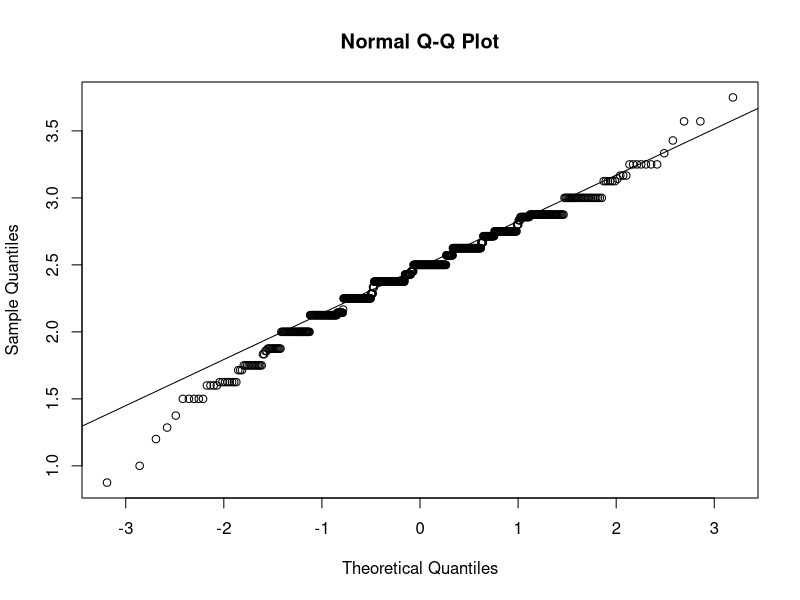
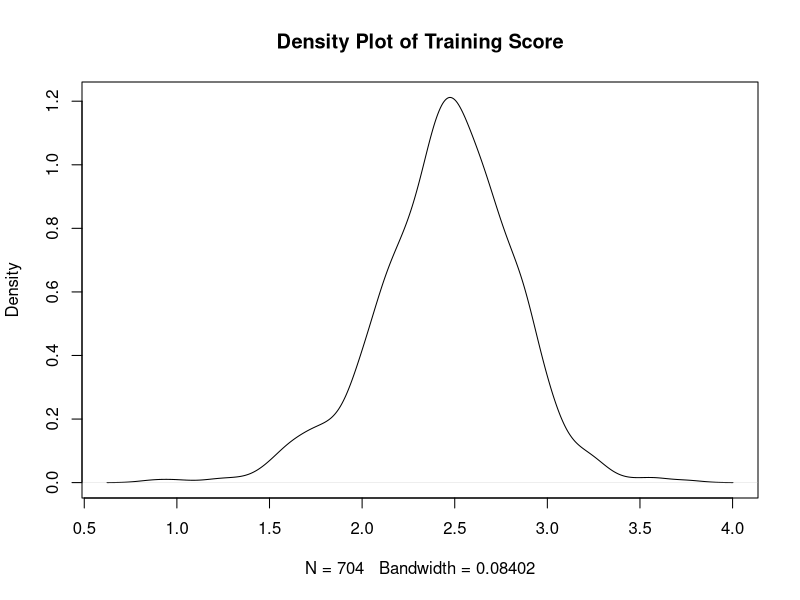
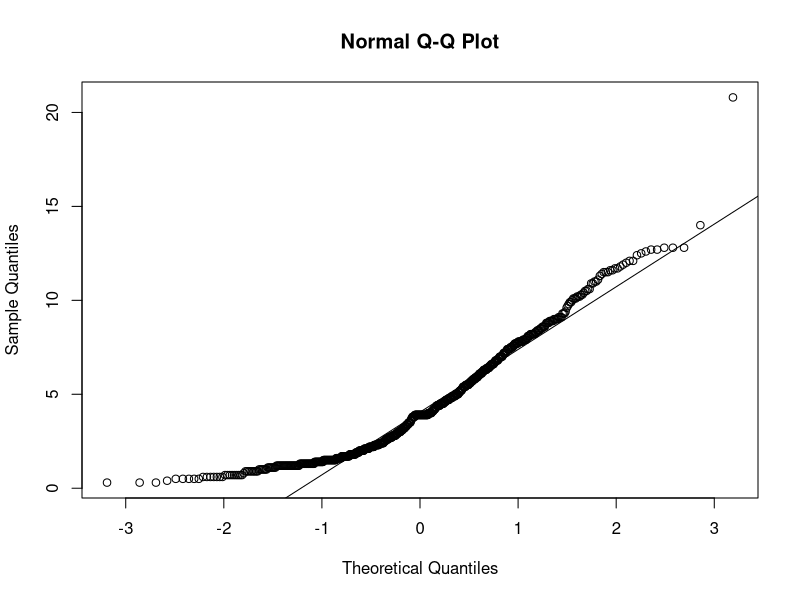
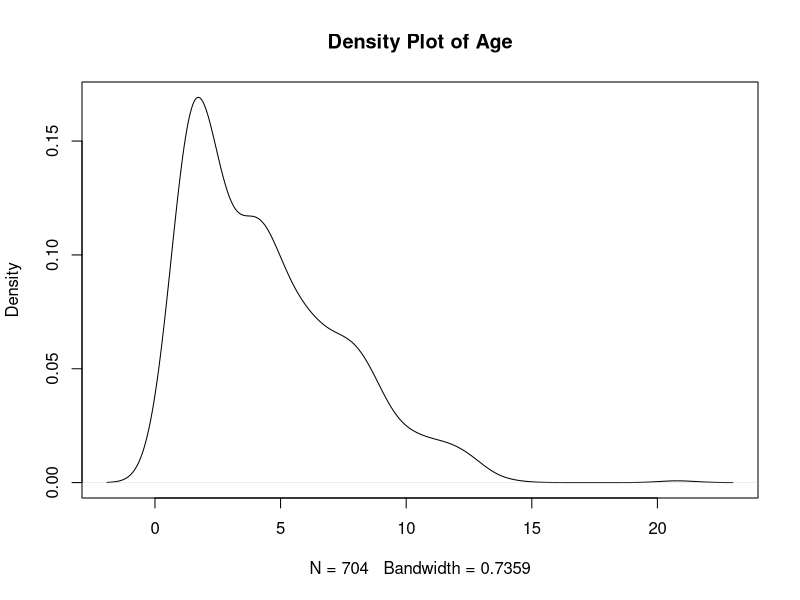
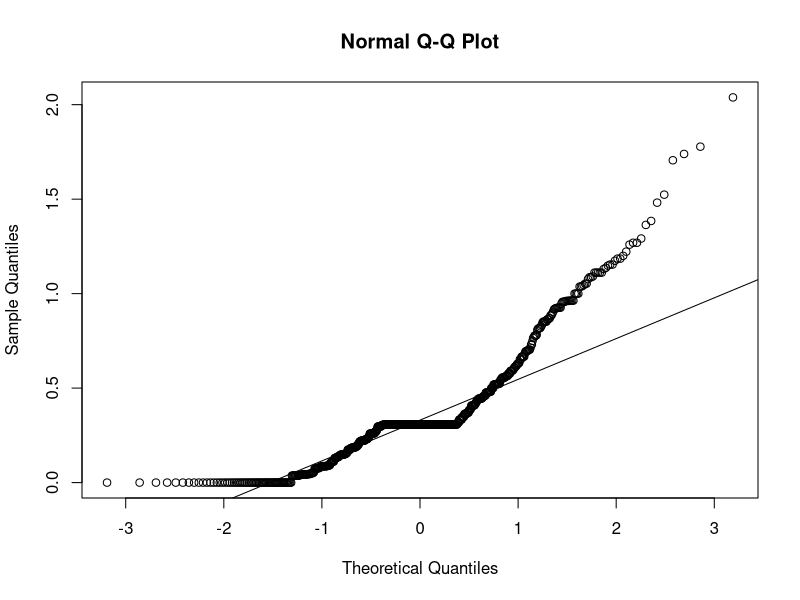
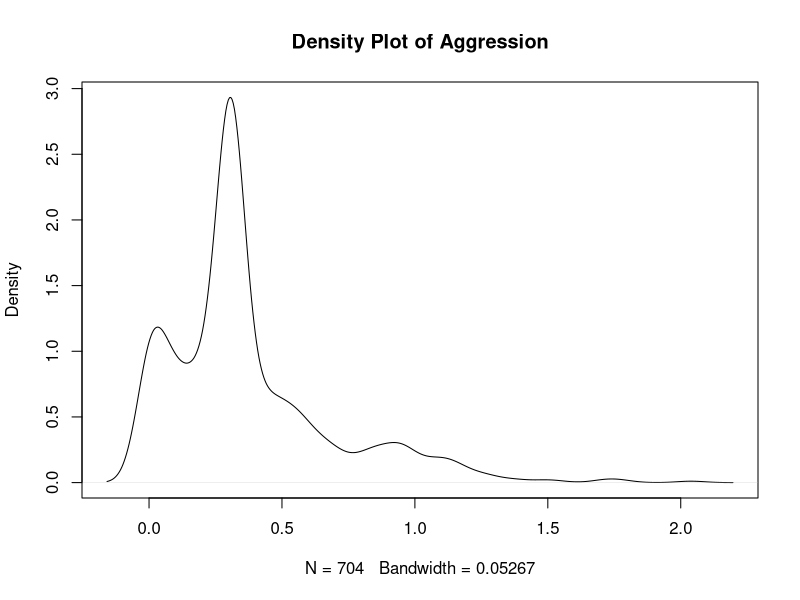
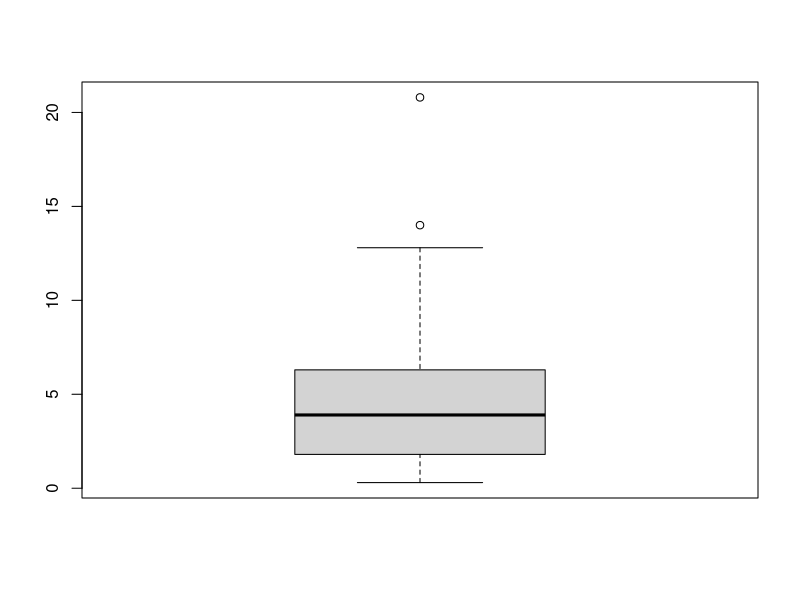
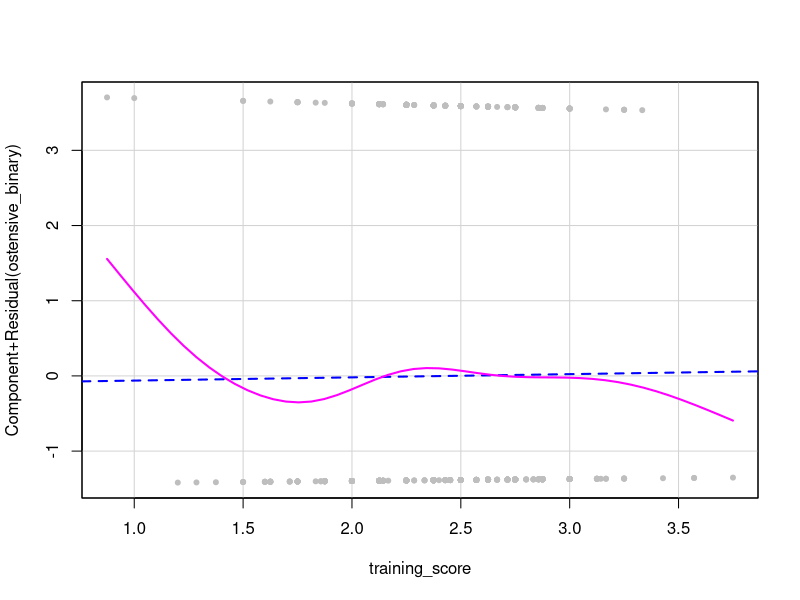

These figures' R source, in order:
## ---- chunk 1
library(tidyverse)
library(knitr)
library(here)
library(ggpubr)
library(car)

manydogs_missing_handled <- read.csv("manydogs_missing_handled.csv")
## ---- chunk 2

assumptiontable <- data.frame(
  Model = c("Logistic Regression", "KNN", "Naive Bayes", "Decision Trees", "Support Vector Machines"),
  Independence = c("Yes", "No", "Yes", "No", "No"),
  Normality = c("No", "No", "Yes", "No", "No"),
  No_Outliers = c("Yes", "No", "No", "No", "No"),
  Linearity = c("Yes", "No", "No", "No", "No"), 
  High_Dimensionality = c("No", "Yes", "No", "No", "No"),
  Feature_Scaling = c("Yes","Yes","No","No","Yes"))

kable(assumptiontable)
## ---- chunk 3
qqnorm(manydogs_missing_handled$training_score)
qqline(manydogs_missing_handled$training_score)


plot(density(manydogs_missing_handled$training_score), main = "Density Plot of Training Score")
## ---- chunk 4
#Plots for Age
age_qqplot <- qqnorm(manydogs_missing_handled$age)
qqline(manydogs_missing_handled$age)
age_density <- plot(density(manydogs_missing_handled$age), main = "Density Plot of Age")

#Plots for Aggression
aggression_qqplot <- qqnorm(manydogs_missing_handled$aggression_score)
qqline(manydogs_missing_handled$aggression_score)
aggression_density <- plot(density(manydogs_missing_handled$aggression_score), main = "Density Plot of Aggression")

#Plots for Attachment
#attachment_qqplot <- qqnorm(manydogs_missing_handled$attachment_score)
#qqline(manydogs_missing_handled$attachment_score)
#attachment_density <- plot(density(manydogs_missing_handled$attachment_score), main = "Density Plot of Attachment")

#Plots for Excitability
#excitability_qqplot <- qqnorm(manydogs_missing_handled$excitability_score)
#qqline(manydogs_missing_handled$excitability_score)
#excitability_density <- plot(density(manydogs_missing_handled$excitability_score), main = "Density Plot of Excitability")

#Plots for Fear
#fear_qqplot <- qqnorm(manydogs_missing_handled$fear_score)
#qqline(manydogs_missing_handled$fear_score)
#fear_density <- plot(density(manydogs_missing_handled$fear_score), main = "Density Plot of Fear")

#Plots for Miscellaneous
#miscellaneous_qqplot <- qqnorm(manydogs_missing_handled$miscellaneous_score)
#qqline(manydogs_missing_handled$miscellaneous_score)
#miscellaneous_density <- plot(density(manydogs_missing_handled$miscellaneous_score), main = "Density Plot of Miscellaneous")

#Plots for Separation
#separation_qqplot <- qqnorm(manydogs_missing_handled$separation_score)
#qqline(manydogs_missing_handled$separation_score)
#separation_density <- plot(density(manydogs_missing_handled$separation_score), main = "Density Plot of Separation")

## ---- chunk 5
#Create a boxplot for age
age_boxplot <- boxplot(manydogs_missing_handled$age)

#Pull out the values of the outliers 
age_boxplot$out
## ---- chunk 6

#Basic logistic regression model with training_score predictor variable and outcome variable of whether the dog did above chance on the ostensive task
model_RQ_1 <- glm(ostensive_binary ~ training_score, data = manydogs_missing_handled, family = binomial)

crPlots(model_RQ_1, terms = ~training_score,
             pch=20, col="gray",
             smooth = list(smoother=car::gamLine))
## ---- chunk 7
#Make basic logistic regression model with training_score predictor variable and outcome variable of whether the dog did above chance on the nonostensive task
model_RQ_2 <- glm(nonostensive_binary ~ training_score, data = manydogs_missing_handled, family = binomial)

crPlots(model_RQ_2, terms = ~training_score,
             pch=20, col="gray",
             smooth = list(smoother=car::gamLine))
## ---- chunk 8
#Make basic logistic regression model with all predictors and outcome variable that measures whether the dog did better at the nonostensive task

model_RQ_3 <- glm(nonos_best ~ age + sex + desexed + purebred + gaze_follow + training_score + aggression_score + fear_score + separation_score + excitability_score + attachment_score + miscellaneous_score, data = manydogs_missing_handled, family = binomial)

age_crplot <- crPlots(model_RQ_3, terms = ~age,
             pch=20, col="gray",
             smooth = list(smoother=car::gamLine))

#training_crplot <- crPlots(model_RQ_3, terms = ~training_score,
            #pch=20, col="gray",
            #smooth = list(smoother=car::gamLine))

#aggression_crplot <- crPlots(model_RQ_3, terms = ~aggression_score,
             #pch=20, col="gray",
             #smooth = list(smoother=car::gamLine))

#fear_crplot <- crPlots(model_RQ_3, terms = ~fear_score,
             #pch=20, col="gray",
             #smooth = list(smoother=car::gamLine))

#separation_crplot <- crPlots(model_RQ_3, terms = ~separation_score,
             #pch=20, col="gray",
             #smooth = list(smoother=car::gamLine))

#excitability_crplot <- crPlots(model_RQ_3, terms = ~excitability_score,
             #pch=20, col="gray",
             #smooth = list(smoother=car::gamLine))

#attachment_crplot <- crPlots(model_RQ_3, terms = ~attachment_score,
             #pch=20, col="gray",
             #smooth = list(smoother=car::gamLine))

#miscellaneous_crplot <- crPlots(model_RQ_3, terms = ~miscellaneous_score,
             #pch=20, col="gray",
             #smooth = list(smoother=car::gamLine))

## ---- chunk 9
manydogs_transformed <- manydogs_missing_handled %>%
  mutate_at(vars(age, training_score, aggression_score, fear_score, separation_score, excitability_score, attachment_score, miscellaneous_score), scale)
## ---- chunk 10
write.csv(manydogs_transformed, file = "manydogs_transformed.csv")
